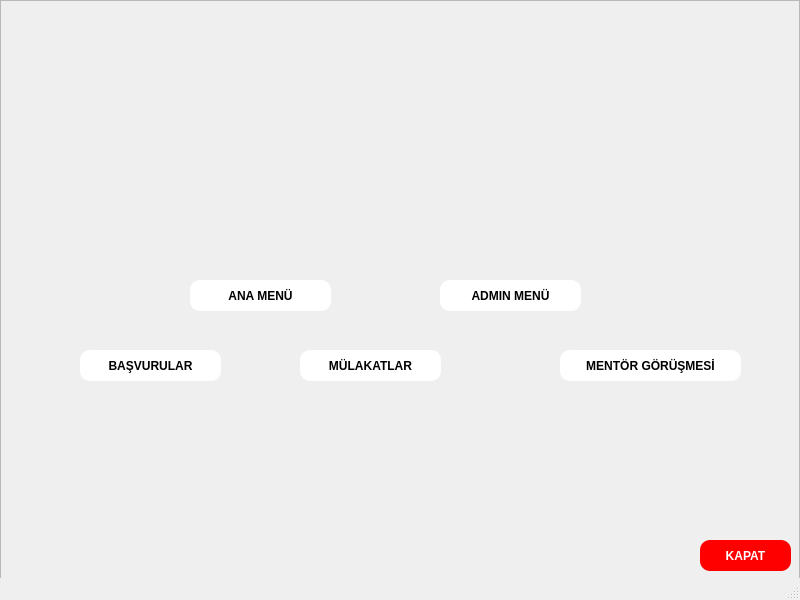
<?xml version="1.0" encoding="UTF-8"?>
<ui version="4.0">
 <class>MainWindow</class>
 <widget class="QMainWindow" name="MainWindow">
  <property name="geometry">
   <rect>
    <x>0</x>
    <y>0</y>
    <width>800</width>
    <height>600</height>
   </rect>
  </property>
  <property name="windowTitle">
   <string>MainWindow</string>
  </property>
  <property name="styleSheet">
   <string notr="true"/>
  </property>
  <widget class="QWidget" name="centralwidget">
   <widget class="QPushButton" name="Basvurular_2">
    <property name="geometry">
     <rect>
      <x>300</x>
      <y>350</y>
      <width>141</width>
      <height>31</height>
     </rect>
    </property>
    <property name="autoFillBackground">
     <bool>false</bool>
    </property>
    <property name="styleSheet">
     <string notr="true">QPushButton{
color:black;
background:white;
border-radius:10px;
font-weight:bold;
}
QPushButton::hover{
color:white;
background:#47545a;
border-radius:10px;
font-weight:bold
}</string>
    </property>
    <property name="text">
     <string>MÜLAKATLAR</string>
    </property>
   </widget>
   <widget class="QFrame" name="frame">
    <property name="geometry">
     <rect>
      <x>0</x>
      <y>0</y>
      <width>800</width>
      <height>600</height>
     </rect>
    </property>
    <property name="styleSheet">
     <string notr="true">QFrame{
background-image: url(:/testx/Users/Windows 10/Downloads/zemin-kucuk.jpg);
width:800px;
height:600px;
}</string>
    </property>
    <property name="frameShape">
     <enum>QFrame::StyledPanel</enum>
    </property>
    <property name="frameShadow">
     <enum>QFrame::Raised</enum>
    </property>
    <widget class="QPushButton" name="Basvurular">
     <property name="geometry">
      <rect>
       <x>80</x>
       <y>350</y>
       <width>141</width>
       <height>31</height>
      </rect>
     </property>
     <property name="autoFillBackground">
      <bool>false</bool>
     </property>
     <property name="styleSheet">
      <string notr="true">QPushButton{
color:black;
background:white;
border-radius:10px;
font-weight:bold;
}
QPushButton::hover{
color:white;
background:#47545a;
border-radius:10px;
font-weight:bold
}</string>
     </property>
     <property name="text">
      <string>BAŞVURULAR</string>
     </property>
    </widget>
    <widget class="QPushButton" name="Mentor">
     <property name="geometry">
      <rect>
       <x>560</x>
       <y>350</y>
       <width>181</width>
       <height>31</height>
      </rect>
     </property>
     <property name="autoFillBackground">
      <bool>false</bool>
     </property>
     <property name="styleSheet">
      <string notr="true">QPushButton{
color:black;
background:white;
border-radius:10px;
font-weight:bold;
}
QPushButton::hover{
color:white;
background:#47545a;
border-radius:10px;
font-weight:bold
}</string>
     </property>
     <property name="text">
      <string>MENTÖR GÖRÜŞMESİ</string>
     </property>
    </widget>
    <widget class="QPushButton" name="pushButton">
     <property name="geometry">
      <rect>
       <x>700</x>
       <y>540</y>
       <width>91</width>
       <height>31</height>
      </rect>
     </property>
     <property name="autoFillBackground">
      <bool>false</bool>
     </property>
     <property name="styleSheet">
      <string notr="true">QPushButton{
color:white;
background:red;
border-radius:10px;
font-weight:bold;
}
QPushButton::hover{
color:white;
background:#47545a;
border-radius:10px;
font-weight:bold
}</string>
     </property>
     <property name="text">
      <string>KAPAT</string>
     </property>
    </widget>
    <widget class="QPushButton" name="Adminmenu">
     <property name="geometry">
      <rect>
       <x>440</x>
       <y>280</y>
       <width>141</width>
       <height>31</height>
      </rect>
     </property>
     <property name="autoFillBackground">
      <bool>false</bool>
     </property>
     <property name="styleSheet">
      <string notr="true">QPushButton{
color:black;
background:white;
border-radius:10px;
font-weight:bold;
}
QPushButton::hover{
color:white;
background:#47545a;
border-radius:10px;
font-weight:bold
}</string>
     </property>
     <property name="text">
      <string>ADMIN MENÜ</string>
     </property>
    </widget>
    <widget class="QPushButton" name="Anamenu">
     <property name="geometry">
      <rect>
       <x>190</x>
       <y>280</y>
       <width>141</width>
       <height>31</height>
      </rect>
     </property>
     <property name="autoFillBackground">
      <bool>false</bool>
     </property>
     <property name="styleSheet">
      <string notr="true">QPushButton{
color:black;
background:white;
border-radius:10px;
font-weight:bold;
}
QPushButton::hover{
color:white;
background:#47545a;
border-radius:10px;
font-weight:bold
}</string>
     </property>
     <property name="text">
      <string>ANA MENÜ</string>
     </property>
    </widget>
   </widget>
   <zorder>frame</zorder>
   <zorder>Basvurular_2</zorder>
  </widget>
  <widget class="QStatusBar" name="statusbar"/>
 </widget>
 <resources>
  <include location="../qrmc.qrc"/>
 </resources>
 <connections/>
</ui>
